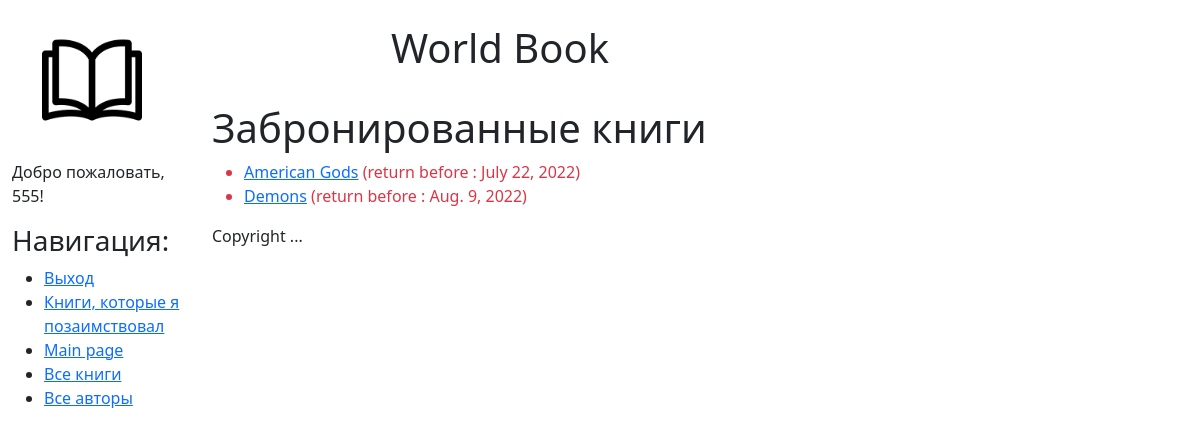
Page /mybooks (signed in) on the committed database.
### catalog/models.py (models this page shows, shortened)
class BookInstance(models.Model):
    book = models.ForeignKey('Book', on_delete=models.CASCADE, null=True, )
    inv_num = models.CharField(max_length=20, null=True,
                               help_text="Enter inventory number")
    imprint = models.CharField(max_length=200,
                               help_text="Enter publisher and publish date",
                               verbose_name="Publisher")
    status = models.ForeignKey('Status', on_delete=models.PROTECT,
                               null=True, help_text="Change status",
                               verbose_name="Status of the book")
    due_back = models.DateField(null=True, blank=True,
                                help_text="Enter date of status ending",
                                verbose_name="Status ending date")
    borrower = models.ForeignKey(User, on_delete=models.SET_NULL, null=True, blank=True)
    class Meta:
        permissions = (("can_mark_returned", "Set book as returned"),)
    @property
    def is_overdue(self):
        if self.due_back and date.today() > self.due_back:
            return True
        return False

class Book(models.Model):
    title = models.CharField(max_length=200,
                             help_text="Enter the title",
                             verbose_name="Book title")
    genre = models.ForeignKey('Genre', on_delete=models.PROTECT,
                              help_text="Choose the genre",
                              verbose_name="The book's genre",
                              null=True)
    language = models.ForeignKey('Language', on_delete=models.PROTECT,
                                 help_text="Choose language",
                                 verbose_name="The book's language", null=True)
    author = models.ManyToManyField('Author',
                                    help_text="Select the author",
                                    verbose_name="Book's author")
    summary = models.TextField(max_length=1000,
                               help_text="Enter a short description",
                               verbose_name="Annotation")
    isbn = models.CharField(max_length=13,
                            help_text="Should be 13 symbols",
                            verbose_name="ISBN of the book")
    def display_author(self):
        """Display the author's last name"""
        return ', '.join([author.last_name for author in self.author.all()])
    display_author.short_description = 'Authors'

### catalog/views.py (the view)
# urls.py: path('mybooks', views.LoanedBooksByUserListView.as_view(), name='my-borrowed'),
class LoanedBooksByUserListView(LoginRequiredMixin, generic.ListView):
    model = BookInstance
    template_name = 'catalog/bookinstance_list_borrowed_user.html'
    paginate_by = 10
    def get_queryset(self):
        return BookInstance.objects.filter(borrower=self.request.user).filter(status__exact='5').order_by('due_back')

### catalog/templates/catalog/bookinstance_list_borrowed_user.html
{%extends 'catalog/base.html'%}
{%block content%}
    <h1>Забронированные книги</h1>
    {%if bookinstance_list%}
    <ul>
    {%for bookinst in bookinstance_list%}
        <li class="{%if bookinst.is_overdue%}text-danger {% endif %}">
            <a href="{%url 'detail_view' bookinst.book.pk%}">{{bookinst.book.title}}</a>
            (return before : {{bookinst.due_back}})
        </li>
    {%endfor%}
    </ul>
    {%else%}
        <p>There are no books borrowed yet!</p>
    {% endif %}
{%endblock content%}

### catalog/templates/catalog/base.html (shortened to what this page needs)
<!DOCTYPE html>
<html lang="en">
<head>
  <link rel="stylesheet" href="https://cdn.jsdelivr.net/npm/bootstrap@5.1.3/dist/css/bootstrap.min.css">
  {% load static %}
  <link rel="stylesheet" href="{% static 'css/styles.css' %}">
</head>
<body>
  <div class="container-fluid">
    <div class="row">
      <div class="col-sm-2">
          {% block sidebar %}
          <img src="{% static 'img/logo.png' %}" style="margin: 30px; width:100px; height:100px;" align="absmiddle">
          {% if user.is_authenticated %}
            <p>Добро пожаловать, {{user.get_username.title}}!</p>
          {% endif %}
          <h3>Навигация: </h3>
              <ul class="sidebar-nav">
                {% if user.is_authenticated %}
                  <li><a href="{% url 'logout'%}?next={{request.path}}">Выход</a></li>
                  <li><a href="{% url 'my-borrowed'%}?next={{request.path}}">Книги, которые я позаимствовал </a></li>
                {% else %}
                  <li><a href="{% url 'login'%}?next={{request.path}}">Login</a></li>
                {% endif %}
                  <li><a href="{% url 'index'       %}">Main page</a></li>
                  <li><a href="{% url 'book_list'   %}">Все книги</a></li>
                  <li><a href="{% url 'author_list' %}">Все авторы</a></li>
              </ul>
          {% endblock sidebar%}
      </div>
      <div class="col-sm-6">
          <br>
          <h1 class="text-center">World Book</h1>
          <br>
          {% block content %}
          {% endblock content%}
          {% block footer %}
             {% block copyright %}
                <p>Copyright ...</p>
             {% endblock %}
          {% endblock %}
      </div>
    </div>
  </div>
</body>
</html>

### rows in the picture
BookInstance: book "American Gods", due_back "July 22, 2022"
BookInstance: book "Demons", due_back "Aug. 9, 2022"

### other values in the picture
{{ user.get_username.title }} "555"
